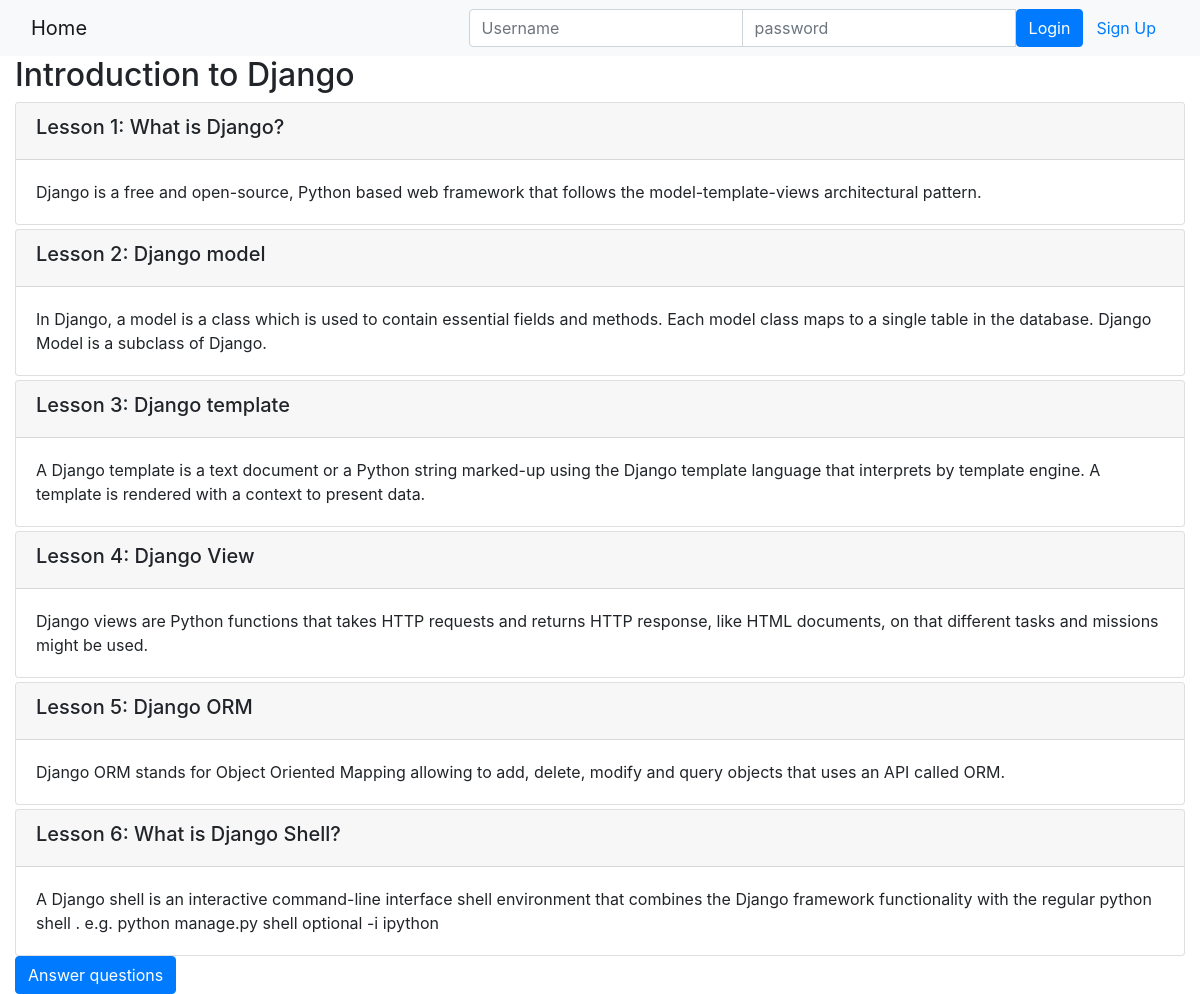
/onlinecourse/course/2/, run on the app's committed database.
### onlinecourse/models.py (models this page shows, shortened)
class Course(models.Model):
    id = models.AutoField(primary_key=True)
    name = models.CharField(null=False, max_length=30, default='online course')
    image = models.ImageField(upload_to='course_images/')
    description = models.CharField(max_length=1000)
    pub_date = models.DateField(null=True)
    instructors = models.ManyToManyField(Instructor)
    users = models.ManyToManyField(settings.AUTH_USER_MODEL, through='Enrollment')
    total_enrollment = models.IntegerField(default=0)
    is_enrolled = False

class Lesson(models.Model):
    id = models.AutoField(primary_key=True)
    title = models.CharField(max_length=200, default="title")
    order = models.IntegerField(default=0)
    course = models.ForeignKey(Course, on_delete=models.CASCADE)
    content = models.TextField()

### onlinecourse/views.py (the view)
# urls.py: path('onlinecourse/course/<int:pk>/', views.CourseDetailView.as_view(), name='course_details'),
class CourseDetailView(generic.DetailView):
    model = Course
    template_name = 'onlinecourse/course_detail_bootstrap.html'

### onlinecourse/templates/onlinecourse/course_detail_bootstrap.html (shortened to what this page needs)
<!DOCTYPE html>
<html lang="en">
  <head>
    {% load static i18n %}
    <link
      rel="stylesheet"
      href="https://maxcdn.bootstrapcdn.com/bootstrap/4.5.2/css/bootstrap.min.css"
    />
  </head>
  <body>
    <nav class="navbar navbar-light bg-light">
      <div class="container-fluid">
        <div class="navbar-header">
          <a class="navbar-brand" href="{% url 'onlinecourse:index' %}">Home</a>
        </div>
        <ul class="nav navbar-nav navbar-right">
          {% if user.is_authenticated %}
          <li>
            <a class="btn btn-link" href="#"
              >{{ user.first_name }}({{ user.username }})</a
            >
            <a class="btn btn-link" href="{% url 'onlinecourse:logout' %}"
              >Logout</a
            >
          </li>
          {% else %}
          <li>
            <form
              class="form-inline"
              action="{% url 'onlinecourse:login' %}"
              method="post"
            >
              <div class="input-group">
                <input
                  type="text"
                  class="form-control"
                  placeholder="Username"
                  name="username"
                />
                <input
                  type="password"
                  class="form-control"
                  placeholder="password"
                  name="psw"
                />
                <button class="btn btn-primary" type="submit">Login</button>
                <a
                  class="btn btn-link"
                  href="{% url 'onlinecourse:registration' %}"
                  >Sign Up</a
                >
              </div>
            </form>
          </li>
          {% endif %}
        </ul>
      </div>
    </nav>
    <div class="container-fluid">
      <h2>{{ course.name }}</h2>
      <div class="card-columns-vertical">
        {% for lesson in course.lesson_set.all %}
        <div class="card mt-1">
          <div class="card-header">
            <h5>Lesson {{ lesson.order }}: {{ lesson.title }}</h5>
          </div>
          <div class="card-body">{{lesson.content}}</div>
        </div>
        {% endfor %}
      </div>
      <input
        value="Answer questions"
        class="btn btn-primary"
        type="button"
        data-toggle="collapse"
        data-target="#exam"
      />
    </div>
  </body>
</html>

### data on the page
Course: name "Introduction to Django"
Lesson: order "1", title "What is Django?", content "Django is a free and open-source, Python based web framework that follows the model-template-views architectural pattern."
Lesson: order "2", title "Django model", content "In Django, a model is a class which is used to contain essential fields and methods. Each model class maps to a single table in the database. Django Model is a subclass of Django."
Lesson: order "3", title "Django template", content "A Django template is a text document or a Python string marked-up using the Django template language that interprets by template engine. A template is rendered with a context to present data."
Lesson: order "4", title "Django View", content "Django views are Python functions that takes HTTP requests and returns HTTP response, like HTML documents, on that different tasks and missions might be used."
Lesson: order "5", title "Django ORM", content "Django ORM stands for Object Oriented Mapping allowing to add, delete, modify and query objects that uses an API called ORM."
Lesson: order "6", title "What is Django Shell?", content "A Django shell is an interactive command-line interface shell environment that combines the Django framework functionality with the regular python shell . e.g. python manage.py shell optional -i ipython"
